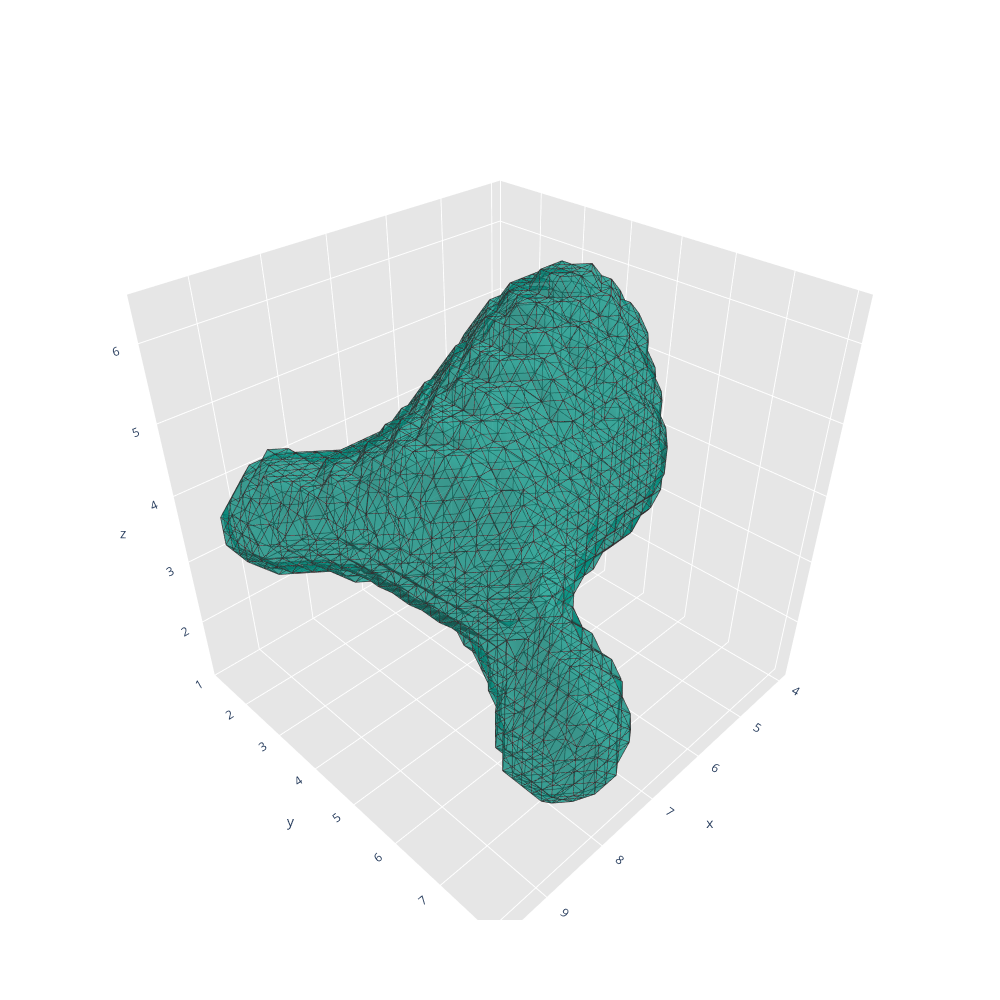

Source (notebook cell):
### Markdown cell above
### SURFACE PLOT

### Code cell
%matplotlib inline
lig_plt.plot_interactive_trisurf(np.array(blob.blob), "3D visualisation of {}".format(stats['blob_name']))

### Figure 1 — Plotly figure (JSON) as saved in the notebook; plotly's stock layout.template omitted (floating-point values rounded to 4 significant figures; data arrays with more than 128 entries replaced by an {"elided": "..."} marker saying what was removed)
{"data": [{"facecolor": {"elided": "5468 str values"}, "i": {"elided": "5468 int values"}, "j": {"elided": "5468 int values"}, "k": {"elided": "5468 int values"}, "name": "", "x": {"elided": "2736 float values"}, "y": {"elided": "2736 float values"}, "z": {"elided": "2736 float values"}, "type": "mesh3d", "opacity": 0.5}, {"line": {"color": "rgb(50, 50, 50)", "width": 1.5}, "mode": "lines", "showlegend": false, "x": {"elided": "27340 float values"}, "y": {"elided": "27340 float values"}, "z": {"elided": "27340 float values"}, "type": "scatter3d"}], "layout": {"height": 1000, "scene": {"aspectratio": {"x": 1, "y": 1, "z": 1}, "xaxis": {"backgroundcolor": "rgb(230, 230, 230)", "gridcolor": "rgb(255, 255, 255)", "showbackground": true, "zerolinecolor": "rgb(255, 255, 255)"}, "yaxis": {"backgroundcolor": "rgb(230, 230, 230)", "gridcolor": "rgb(255, 255, 255)", "showbackground": true, "zerolinecolor": "rgb(255, 255, 255)"}, "zaxis": {"backgroundcolor": "rgb(230, 230, 230)", "gridcolor": "rgb(255, 255, 255)", "showbackground": true, "zerolinecolor": "rgb(255, 255, 255)"}}, "title": {"text": " "}, "width": 1000, "autosize": false}}
